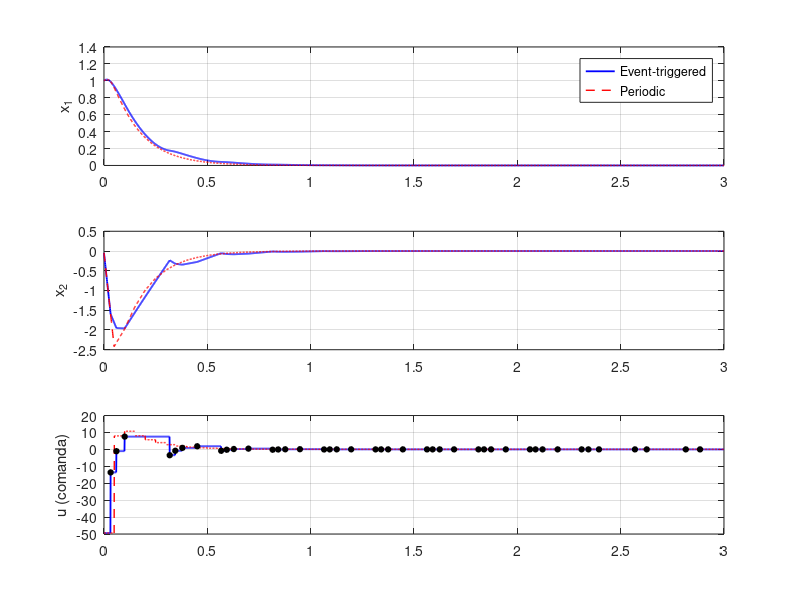
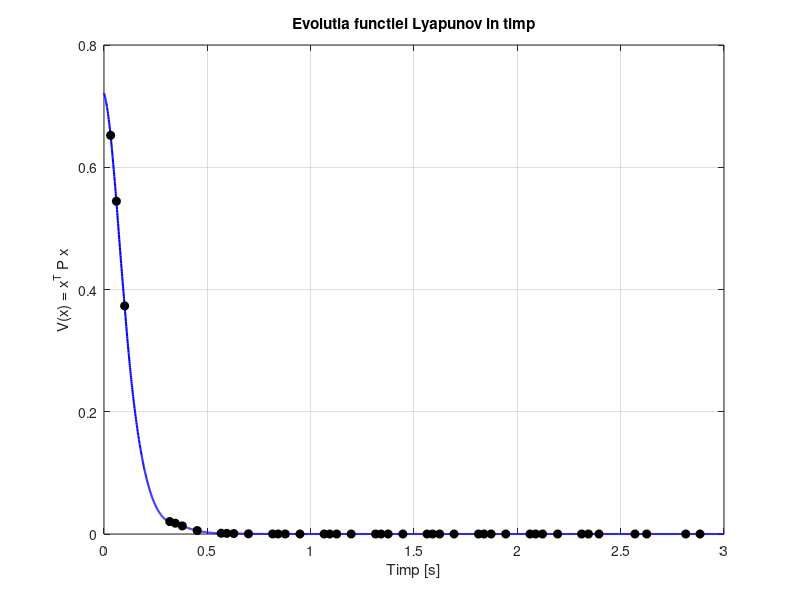
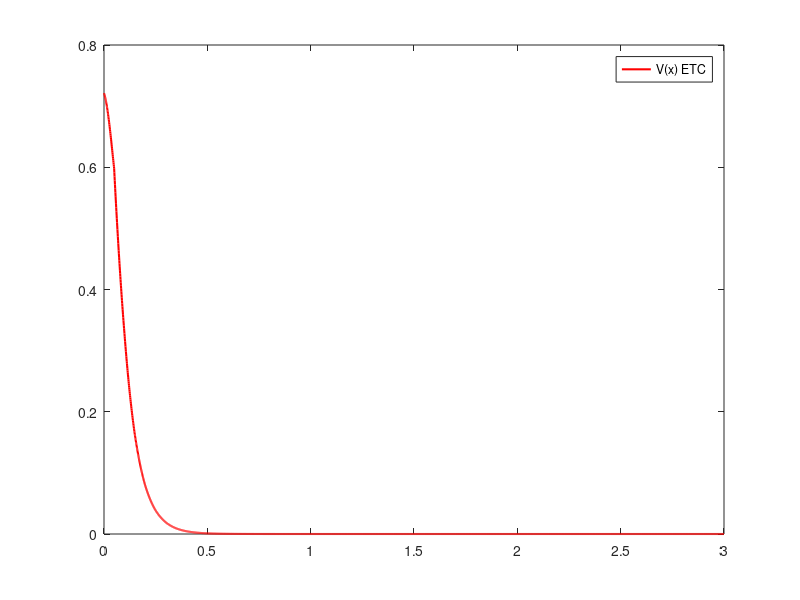
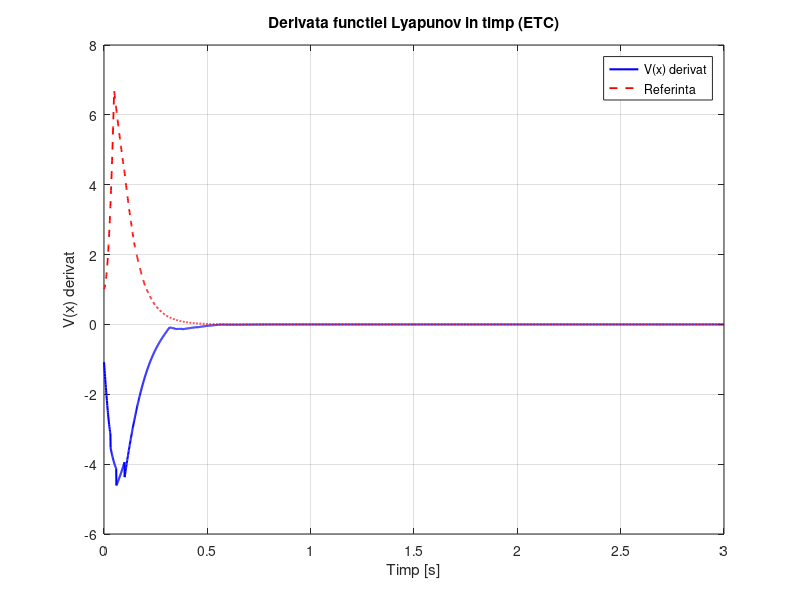

MATLAB code for these plots, in order:
clear;
close all;
clc

% Definesc un sistem de ordinul II
% A = [0 1;0 0];
A = [2 3;1 0];
% A = [-2 3;-1 0];
B = [0;1];

x0 = [1;0]; % stare initiala
Tsim = 3; % timp de simulare
dt = 1e-3;
t = 0:dt:Tsim;

% Design regulator stare (LQR => u = -K x)
% Q_lqr = eye(2); R_lqr = 1;
% K = lqr(A,B,Q_lqr,R_lqr);    % K este 1x2 (u = -K*x)

% K = place(A,B, [-5 -6]);
K = place(A,B, [-10 -10.1]);

Acl = A - B*K; % bucla inchisa

Q_lyap = eye(2);
P = lyap(Acl', Q_lyap);

% Parametrii regulatorului ET
sigma = 0.9; % cat de departe ma abat de ideal
tau_min = 1e-3; % evit Zeno
tol = 1e-12; % toleranta numerica

% Definesc matricea Psi din triggering condition
BKterm = P * B * (-K);
Psi = [(sigma-1)*Q_lyap, BKterm; ...
       BKterm', zeros(2)];

% Simulare ETC
x = x0;
x_last = x; % starea la ultimul trigger
u_ev = -K * x_last; % comanda initiala
last_trigger_time = -Inf;

x_ev_traj = zeros(2, numel(t));
u_ev_traj = zeros(1, numel(t));
event_times = [];

for k = 1:numel(t)
    tk = t(k);

    xdot = A*x + B*u_ev;
    x = x + dt * xdot; % integrare Euler. Poate reusesc sa schimb cu ode

    e = x_last - x; % eroarea
    z = [x;e];
    val = z' * Psi * z; % conditia de trigger

    % Declansez cand se trece de prag
    if (val > tol) && (tk - last_trigger_time > tau_min)
        x_last = x;
        u_ev = -K * x_last;
        last_trigger_time = tk;
        event_times(end+1) = tk;
    end
    
    x_ev_traj(:,k) = x;
    u_ev_traj(k) = u_ev;
end


% Implementarea regulatorului normal pentru comparatie
Te = 0.05;
x = x0;
next_sample = 0;
u_per = -K * x;
x_per_traj = zeros(2, numel(t));
u_per_traj = zeros(1, numel(t));
sample_count = 0;

for k = 1:numel(t)
    tk = t(k);
    if tk + dt/2 >= next_sample
        u_per = -K * x;
        next_sample = next_sample + Te;
        sample_count = sample_count + 1;
    end
    xdot = A*x + B*u_per;
    x = x + dt * xdot; % integrarea basic

    x_per_traj(:,k) = x;
    u_per_traj(k) = u_per;
end


figure

subplot(311)
plot(t, x_ev_traj(1,:), 'b-', 'LineWidth', 1.3); hold on;
plot(t, x_per_traj(1,:), 'r--', 'LineWidth', 1.0);
ylabel('x_1');
legend('Event-triggered','Periodic','Location','best'); grid on;
grid on

subplot(312)
plot(t, x_ev_traj(2,:), 'b-', 'LineWidth', 1.3); hold on;
plot(t, x_per_traj(2,:), 'r--', 'LineWidth', 1.0);
ylabel('x_2');
grid on

subplot(313)
plot(t, u_ev_traj(1,:), 'b-', 'LineWidth', 1.3); hold on;
plot(t, u_per_traj, 'r--', 'LineWidth', 1.0);
if ~isempty(event_times)
    index_event = round(event_times / dt + 1);
    plot(t(index_event), u_ev_traj(index_event), 'ko', 'MarkerFaceColor','k', 'MarkerSize',4);
end
ylabel('u (comanda)');
grid on

%% Plotare evolutie functie Lyapunov ETC

V_ev = zeros(1, length(t));
for k = 1:length(t)
    V_ev(k) = x_ev_traj(:,k)' * P * x_ev_traj(:,k);
end

figure;
plot(t, V_ev, 'b', 'LineWidth', 1.5);
xlabel('Timp [s]');
ylabel('V(x) = x^T P x');
title('Evolutia functiei Lyapunov in timp');
grid on;

if ~isempty(event_times)
    hold on;
    plot(event_times, interp1(t, V_ev, event_times), 'ko', 'MarkerFaceColor', 'k');
end


%% Plotare evoultie functie Lyapunov Periodic

V_per = zeros(1, length(t));
for k = 1:length(t)
    V_per(k) = x_per_traj(:,k)' * P * x_per_traj(:,k);
end

figure
plot(t, V_per, 'r', 'LineWidth', 1.5);
legend('V(x) ETC','Evenimente de declansare', "V(x)", 'Location','northeast');

%% Plotare derivata functiei Lyapunov

Vdot_ev = zeros(1, length(t));
for k = 1:length(t)
    xk = x_ev_traj(:,k);
    uk = u_ev_traj(k);
    xdot = A*xk + B*uk;
    Vdot_ev(k) = 2 * xk' * P * xdot;
end

figure;
plot(t, Vdot_ev, 'b', 'LineWidth',1.5);
xlabel('Timp [s]');
ylabel('V(x) derivat');
title('Derivata functiei Lyapunov in timp (ETC)');
grid on;

% Vdot_ref = -lambda * V_ev;
for k = 1:length(t)
    xk = x_per_traj(:,k);
    Vdot_ref(k) = xk' * Q_lyap * xk;
end
hold on;
plot(t, Vdot_ref, 'r--', 'LineWidth',1.3);
legend('V(x) derivat','Referinta','Location','best');

%% INTREBARI

% Tot nu imi dau seama de unde apare coltul la x_2? Sa fie oare de la
% metoda de integrare? Cu toate ca ma cam indoiesc.









